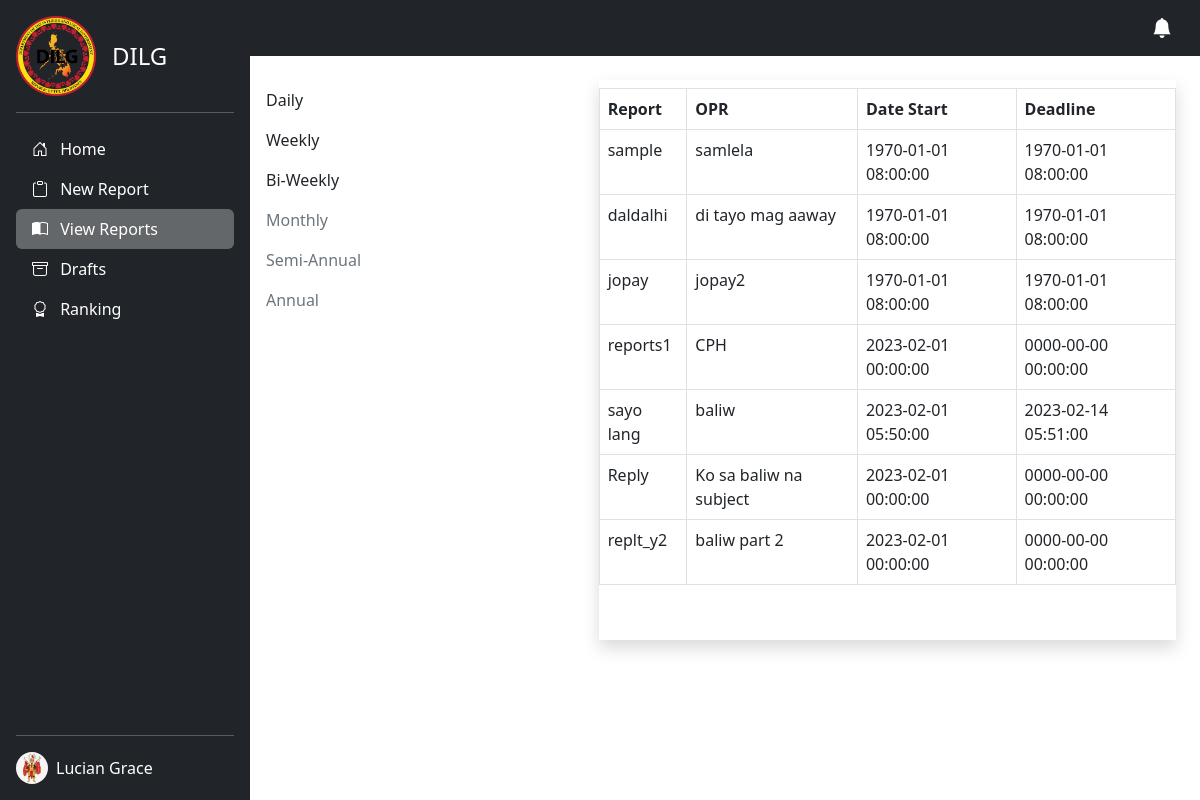
The page /admin/bi-weekly.php (signed in) on the database as committed earlier.
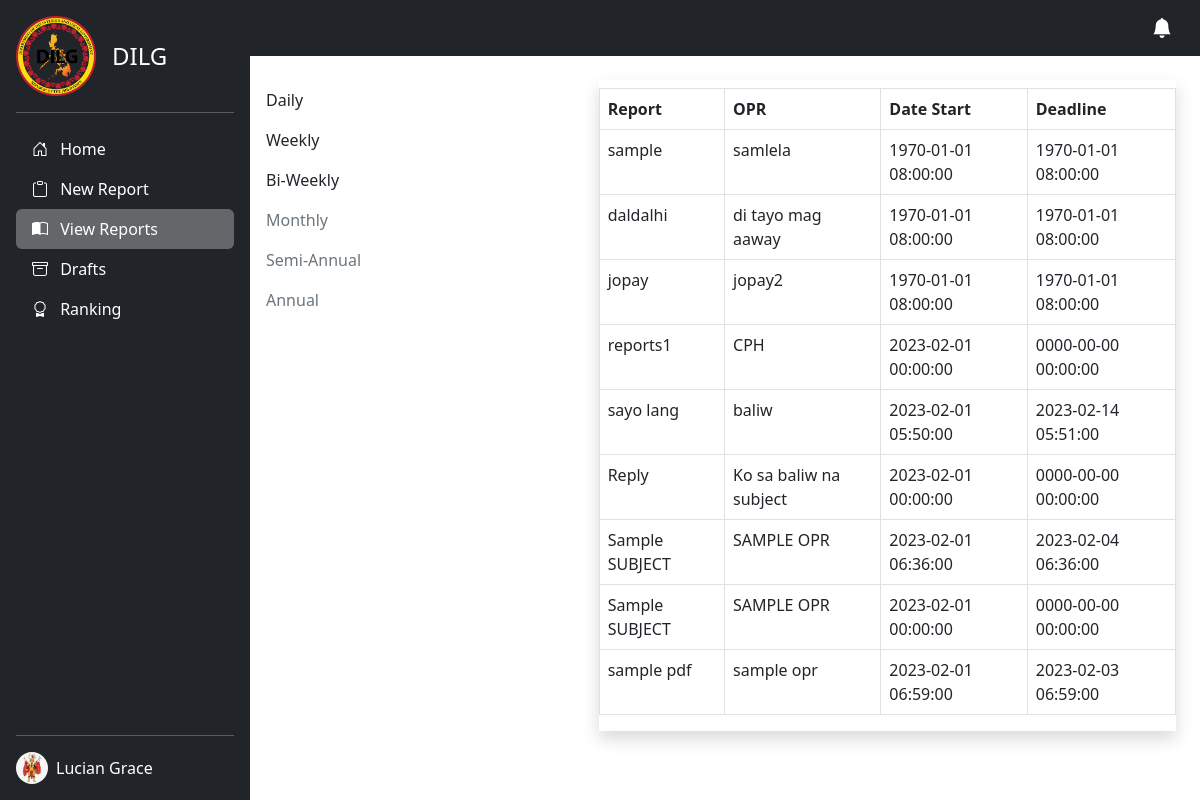
The same page on the database as committed later.
### tables this page shows
CREATE TABLE `reports` (
  `id` int(11) NOT NULL,
  `user_id` varchar(50) NOT NULL,
  `report_id` varchar(50) NOT NULL,
  `from_user` varchar(50) NOT NULL,
  `to_user` varchar(50) NOT NULL,
  `barangay` varchar(10000) NOT NULL,
  `subject` varchar(50) NOT NULL,
  `opr` varchar(100) NOT NULL,
  `message` longtext NOT NULL,
  `duration` varchar(50) NOT NULL,
  `pdf_files` blob NOT NULL,
  `status` int(225) NOT NULL,
  `notif_status` int(11) NOT NULL,
  `date_start` datetime NOT NULL,
  `date_end` datetime NOT NULL,
  `deadline` int(11) NOT NULL,
  `date_created` date NOT NULL,
  `time_created` time NOT NULL,
  `date_updated` date NOT NULL,
  `time_updated` time NOT NULL
);

### admin/bi-weekly.php (the view, shortened to what the changed rows need)
<?php
include 'images.php';
?>
<!DOCTYPE html>
<html lang="en">
<head>
    <link href="https://cdn.jsdelivr.net/npm/bootstrap@5.3.0-alpha1/dist/css/bootstrap.min.css" rel="stylesheet">
    <link rel="stylesheet" href="https://cdnjs.cloudflare.com/ajax/libs/bootstrap-icons/1.10.3/font/bootstrap-icons.min.css" />
    <link rel="stylesheet" href="../src/css/preloader.css">
</head>
<body>
    <main class="d-flex">
        <div class="container-fluid p-0">
            <div class="row mt-4">
                <div class="col-lg-8">
                    <div class="card shadow py-0 mx-4" style="border: none; border-radius: 0; min-height: 35rem;">
                        <?php
                        $sql = "SELECT * FROM reports WHERE duration = 'Bi-weekly'";
                        $run = mysqli_query($conn, $sql);
                        ?>
                        <table class="table table-bordered">
                            <thead>
                                <tr>
                                    <th>Report</th>
                                    <th>OPR</th>
                                    <th>Date Start</th>
                                    <th>Deadline</th>
                                </tr>
                            </thead>
                            <tbody>
                                <?php
                                if (mysqli_num_rows($run) > 0) {
                                    foreach ($run as $row) {
                                ?>
                                        <tr>
                                            <td><?php echo $row['subject']  ?></td>
                                            <td><?php echo $row['opr']  ?></td>
                                            <td> <?php echo $row['date_start'] ?></td>
                                            <td> <?php echo $row['date_end'] ?></td>
                                        </tr>
                                <?php
                                    }
                                }
                                ?>
                            </tbody>
                        </table>
                    </div>
                </div>
            </div>
        </div>
    </main>
</body>
</html>

Rows that differ between the two databases and show on the page:
removed reports: subject "replt_y2", opr "baliw part 2", date_start "2023-02-01 00:00:00", date_end "0000-00-00 00:00:00"
added reports: subject "Sample SUBJECT", opr "SAMPLE OPR", date_start "2023-02-01 06:36:00", date_end "2023-02-04 06:36:00"
added reports: subject "Sample SUBJECT", opr "SAMPLE OPR", date_start "2023-02-01 00:00:00", date_end "0000-00-00 00:00:00"
added reports: subject "sample pdf", opr "sample opr", date_start "2023-02-01 06:59:00", date_end "2023-02-03 06:59:00"
